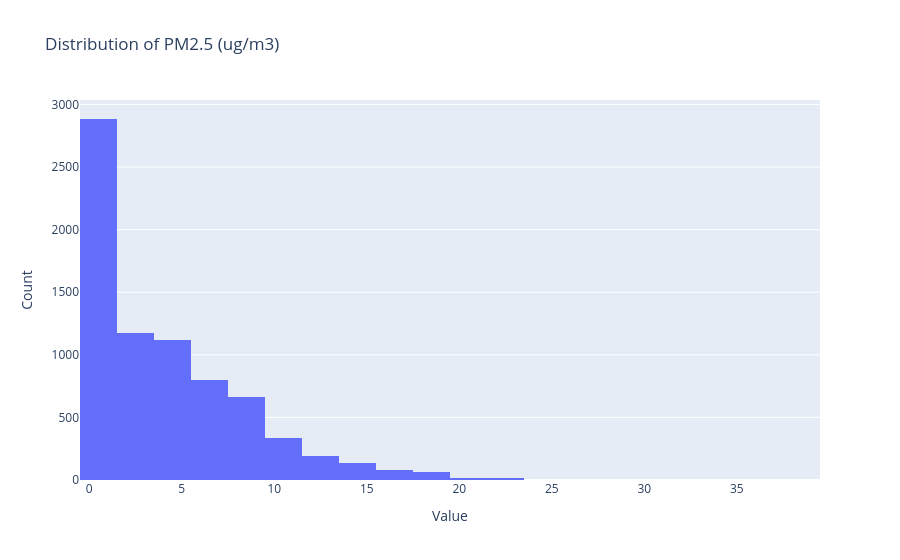
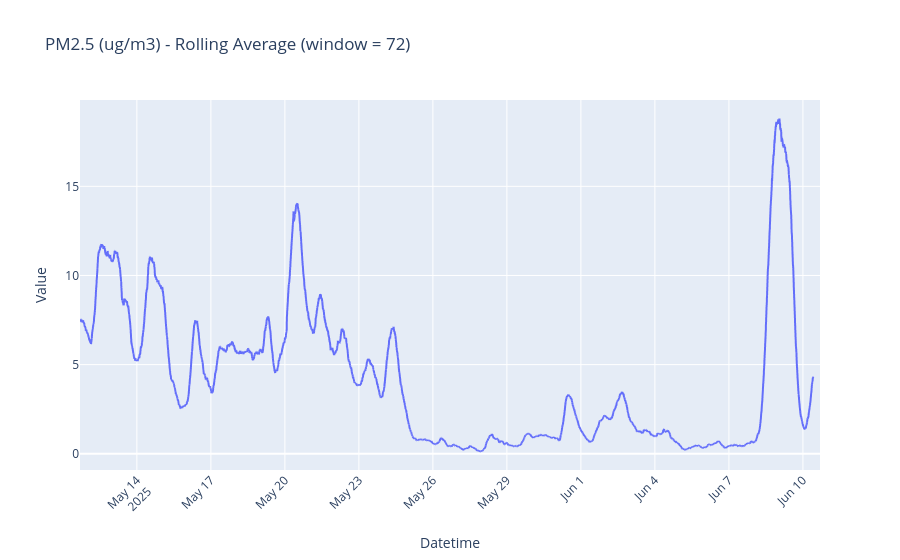
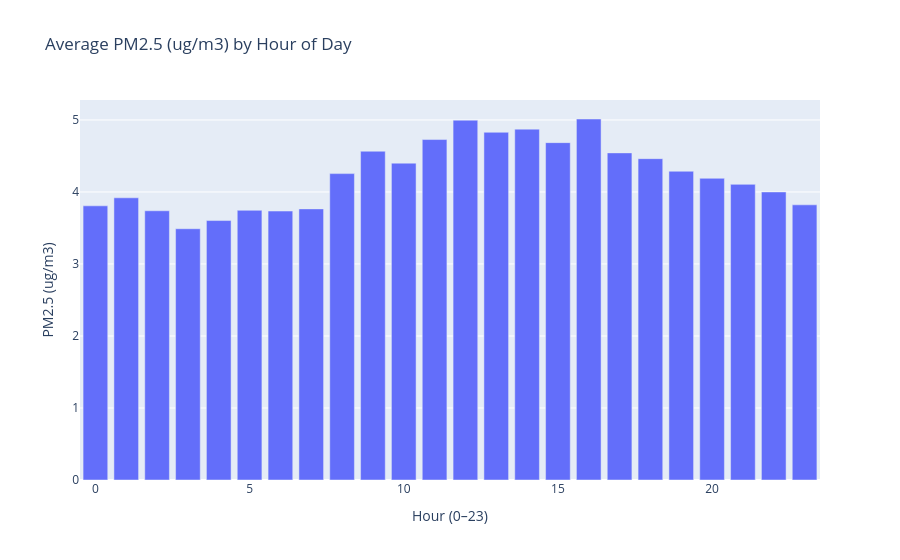
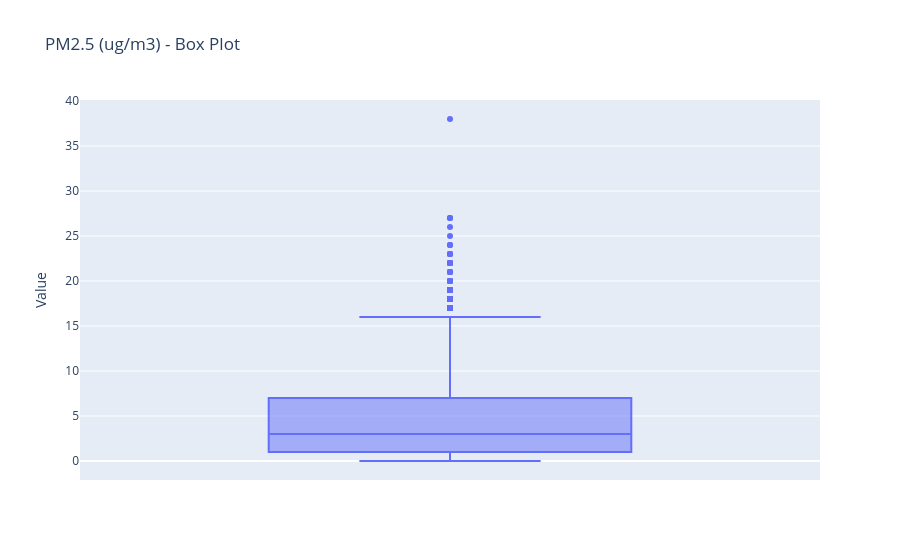

Here is the notebook cell these charts were saved with, in order:
### Markdown cell above
### 🔍 Step 2: Explore the Sensor Data with Visualizations

This step provides multiple plots to help you better understand the trends, patterns, and outliers in your selected sensor data.

Depending on the selected time range, the outputs may include:

- 📊 **Histogram**: Distribution of all measurement values.
- 📈 **Rolling Average Plot**: Smoothed time series to highlight trends.
- ⏰ **Hourly Average Plot**: Average value by hour of the day (if enough hourly diversity).
- 📦 **Box Plot**: Summary of value distribution with quartiles and outliers.
- 📅 **Daily Average Time Series**: For time ranges of 7 days or more.
- 🗓️ **Calendar Heatmap**: Visualizes daily average values like a GitHub contributions chart.
- 📉 **Weekday vs Weekend Comparison**: Box plots showing differences between weekdays and weekends.
- 🚨 **Anomaly Detection**:
  - If the data is normally distributed: uses **z-score**.
  - Otherwise: uses the **IQR method** and shows a **Q-Q plot** for visual inspection.

These visual tools are meant to support data interpretation, helping users spot unusual values or daily/weekly patterns.

▶️ Run the next cell.

### Code cell
import numpy as np
from scipy.stats import shapiro, normaltest
import statsmodels.api as sm
import matplotlib.pyplot as plt
import calplot

if readings_df is not None:
    time_range_hours = int(time_interval_str.replace("h", ""))
    
    # 1. Histogram
    px.histogram(
        readings_df, x="value", nbins=30,
        title=f"Distribution of {observed_property_name}",
        labels={"value": f"{observed_property_name}"}
    ).update_xaxes(title_text='Value').update_yaxes(title_text='Count').show()

    # 2. Rolling average
    rolling_window = (
        3 if time_range_hours <= 1 else
        5 if time_range_hours <= 8 else
        10 if time_range_hours <= 24 else
        24 if time_range_hours <= 24 * 7 else
        48 if time_range_hours <= 24 * 15 else
        72
    )
    readings_df["rolling_avg"] = readings_df["value"].rolling(window=rolling_window).mean()

    px.line(
        readings_df, x="datetime", y="rolling_avg",
        title=f"{observed_property_name} - Rolling Average (window = {rolling_window})",
        labels={"rolling_avg": f"Smoothed {observed_property_name}"}
    ).update_xaxes(title_text='Datetime', tickangle=-45).update_yaxes(title_text='Value').show()

    # 3. Hourly pattern
    if readings_df["datetime"].dt.hour.nunique() > 2:
        hourly_avg = readings_df.assign(hour=readings_df["datetime"].dt.hour) \
            .groupby("hour")["value"].mean().reset_index()
        px.bar(
            hourly_avg, x="hour", y="value",
            title=f"Average {observed_property_name} by Hour of Day",
            labels={"value": f"{observed_property_name}", "hour": "Hour (0–23)"}
        ).show()

    # 4. Box plot
    px.box(
        readings_df, y="value",
        title=f"{observed_property_name} - Box Plot",
        labels={"value": f"{observed_property_name}"}
    ).update_yaxes(title_text='Value').show()

    # --------- Additional (7+ days) ----------
    if time_range_hours >= 24 * 7:
        # 5. Daily averages
        daily_avg = readings_df.assign(date=readings_df["datetime"].dt.date) \
            .groupby("date")["value"].mean().reset_index()

        px.line(
            daily_avg, x="date", y="value",
            title=f"Daily Average {observed_property_name}",
            labels={"value": f"{observed_property_name}", "date": "Date"}
        ).update_xaxes(title_text="Date").update_yaxes(title_text="Daily Average Value").show()

        # 6. Weekday vs Weekend
        readings_df["day_type"] = readings_df["datetime"].dt.dayofweek.apply(lambda x: "Weekend" if x >= 5 else "Weekday")
        px.box(
            readings_df, x="day_type", y="value", color="day_type",
            title=f"{observed_property_name} - Weekday vs Weekend",
            labels={"value": f"{observed_property_name}", "day_type": "Day Type"}
        ).update_layout(showlegend=False).show()

        # 7. Anomaly detection
        sample_size = len(readings_df)
        stat, p_value = shapiro(readings_df["value"]) if sample_size < 500 else normaltest(readings_df["value"])
        is_normal = p_value > 0.05
        print(f"Normality test used: {'Shapiro-Wilk' if sample_size < 500 else 'Normaltest'} | p-value = {p_value:.4f}")

        if is_normal:
            mean_val = readings_df["value"].mean()
            std_val = readings_df["value"].std()
            readings_df["is_anomaly"] = ((readings_df["value"] - mean_val) / std_val).abs() > 3
            method = "z-score > 3"
        else:
            sm.qqplot(readings_df["value"], line='s')
            plt.title(f"Q-Q Plot for {observed_property_name}")
            plt.grid(True)
            plt.show()
            Q1, Q3 = readings_df["value"].quantile([0.25, 0.75])
            IQR = Q3 - Q1
            lower, upper = Q1 - 1.5 * IQR, Q3 + 1.5 * IQR
            readings_df["is_anomaly"] = (readings_df["value"] < lower) | (readings_df["value"] > upper)
            method = "IQR Method"

        px.scatter(
            readings_df, x="datetime", y="value", color="is_anomaly",
            title=f"{observed_property_name} with Anomalies Highlighted ({method})",
            labels={"value": f"{observed_property_name}", "is_anomaly": "Anomaly?"}
        ).update_xaxes(title_text="Datetime", tickangle=-45).update_yaxes(title_text="Value").show()

    # 8. Calendar heatmap (Daily averages)
    daily_avg_series = readings_df.set_index("datetime")["value"].resample("D").mean()
    if daily_avg_series.index.tz is not None:
        daily_avg_series.index = daily_avg_series.index.tz_convert(None)
    daily_avg_series.index = daily_avg_series.index.normalize()

    calplot.calplot(
        daily_avg_series,
        cmap="YlGnBu",
        suptitle=f"{observed_property_name} - Daily Averages Heatmap",
        colorbar=True,
        figsize=(12, 4 if time_range_hours < 24 * 30 else 6),
        yearlabels=False,
        dropzero=False
    )

### Figure 1 — Plotly figure (JSON) as saved in the notebook; plotly's stock layout.template omitted (floating-point values rounded to 4 significant figures; data arrays with more than 128 entries replaced by an {"elided": "..."} marker saying what was removed)
{"data": [{"bingroup": "x", "hovertemplate": "PM2.5 (ug/m3)=%{x}<br>count=%{y}<extra></extra>", "legendgroup": "", "marker": {"color": "#636efa", "pattern": {"shape": ""}}, "name": "", "nbinsx": 30, "orientation": "v", "showlegend": false, "type": "histogram", "x": {"elided": "7492 int values"}, "xaxis": "x", "yaxis": "y"}], "layout": {"barmode": "relative", "legend": {"tracegroupgap": 0}, "title": {"text": "Distribution of PM2.5 (ug/m3)"}, "xaxis": {"anchor": "y", "domain": [0, 1], "title": {"text": "Value"}}, "yaxis": {"anchor": "x", "domain": [0, 1], "title": {"text": "Count"}}}}

### Figure 2 — Plotly figure (JSON) as saved in the notebook; plotly's stock layout.template omitted (floating-point values rounded to 4 significant figures; data arrays with more than 128 entries replaced by an {"elided": "..."} marker saying what was removed)
{"data": [{"hovertemplate": "datetime=%{x}<br>Smoothed PM2.5 (ug/m3)=%{y}<extra></extra>", "legendgroup": "", "line": {"color": "#636efa", "dash": "solid"}, "marker": {"symbol": "circle"}, "mode": "lines", "name": "", "showlegend": false, "type": "scattergl", "x": {"elided": "7492 str values"}, "xaxis": "x", "y": {"elided": "7492 float values"}, "yaxis": "y"}], "layout": {"legend": {"tracegroupgap": 0}, "title": {"text": "PM2.5 (ug/m3) - Rolling Average (window = 72)"}, "xaxis": {"anchor": "y", "domain": [0, 1], "tickangle": -45, "title": {"text": "Datetime"}}, "yaxis": {"anchor": "x", "domain": [0, 1], "title": {"text": "Value"}}}}

### Figure 3 — Plotly figure (JSON) as saved in the notebook; plotly's stock layout.template omitted (floating-point values rounded to 4 significant figures)
{"data": [{"hovertemplate": "Hour (0–23)=%{x}<br>PM2.5 (ug/m3)=%{y}<extra></extra>", "legendgroup": "", "marker": {"color": "#636efa", "pattern": {"shape": ""}}, "name": "", "orientation": "v", "showlegend": false, "textposition": "auto", "type": "bar", "x": [0, 1, 2, 3, 4, 5, 6, 7, 8, 9, 10, 11, 12, 13, 14, 15, 16, 17, 18, 19, 20, 21, 22, 23], "xaxis": "x", "y": [3.807, 3.919, 3.739, 3.489, 3.603, 3.745, 3.735, 3.765, 4.255, 4.566, 4.4, 4.728, 4.997, 4.829, 4.872, 4.685, 5.013, 4.542, 4.462, 4.288, 4.19, 4.106, 4.0, 3.821], "yaxis": "y"}], "layout": {"barmode": "relative", "legend": {"tracegroupgap": 0}, "title": {"text": "Average PM2.5 (ug/m3) by Hour of Day"}, "xaxis": {"anchor": "y", "domain": [0, 1], "title": {"text": "Hour (0–23)"}}, "yaxis": {"anchor": "x", "domain": [0, 1], "title": {"text": "PM2.5 (ug/m3)"}}}}

### Figure 4 — Plotly figure (JSON) as saved in the notebook; plotly's stock layout.template omitted (floating-point values rounded to 4 significant figures; data arrays with more than 128 entries replaced by an {"elided": "..."} marker saying what was removed)
{"data": [{"alignmentgroup": "True", "hovertemplate": "PM2.5 (ug/m3)=%{y}<extra></extra>", "legendgroup": "", "marker": {"color": "#636efa"}, "name": "", "notched": false, "offsetgroup": "", "orientation": "v", "showlegend": false, "type": "box", "x0": " ", "xaxis": "x", "y": {"elided": "7492 int values"}, "y0": " ", "yaxis": "y"}], "layout": {"boxmode": "group", "legend": {"tracegroupgap": 0}, "title": {"text": "PM2.5 (ug/m3) - Box Plot"}, "xaxis": {"anchor": "y", "domain": [0, 1]}, "yaxis": {"anchor": "x", "domain": [0, 1], "title": {"text": "Value"}}}}
